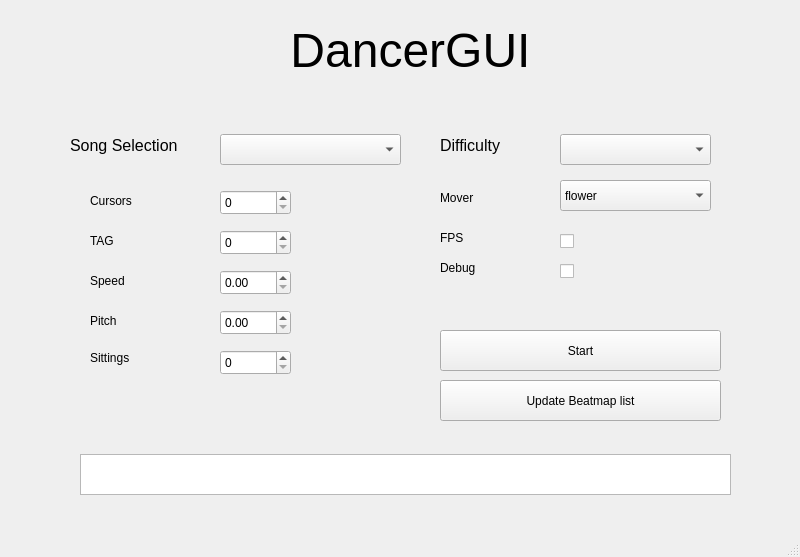
<?xml version="1.0" encoding="UTF-8"?>
<ui version="4.0">
 <class>MainWindow</class>
 <widget class="QMainWindow" name="MainWindow">
  <property name="geometry">
   <rect>
    <x>0</x>
    <y>0</y>
    <width>800</width>
    <height>557</height>
   </rect>
  </property>
  <property name="maximumSize">
   <size>
    <width>800</width>
    <height>600</height>
   </size>
  </property>
  <property name="windowTitle">
   <string>DancerGUI</string>
  </property>
  <widget class="QWidget" name="centralwidget">
   <widget class="QComboBox" name="SongSelection">
    <property name="geometry">
     <rect>
      <x>220</x>
      <y>134</y>
      <width>181</width>
      <height>31</height>
     </rect>
    </property>
   </widget>
   <widget class="QLabel" name="songSelection">
    <property name="geometry">
     <rect>
      <x>70</x>
      <y>130</y>
      <width>141</width>
      <height>31</height>
     </rect>
    </property>
    <property name="font">
     <font>
      <pointsize>12</pointsize>
     </font>
    </property>
    <property name="text">
     <string>Song Selection</string>
    </property>
   </widget>
   <widget class="QLabel" name="songDifficulty">
    <property name="geometry">
     <rect>
      <x>440</x>
      <y>130</y>
      <width>101</width>
      <height>31</height>
     </rect>
    </property>
    <property name="font">
     <font>
      <pointsize>12</pointsize>
     </font>
    </property>
    <property name="text">
     <string>Difficulty</string>
    </property>
   </widget>
   <widget class="QComboBox" name="cSongDifficulty">
    <property name="geometry">
     <rect>
      <x>560</x>
      <y>134</y>
      <width>151</width>
      <height>31</height>
     </rect>
    </property>
   </widget>
   <widget class="QLabel" name="label_3">
    <property name="geometry">
     <rect>
      <x>210</x>
      <y>20</y>
      <width>401</width>
      <height>61</height>
     </rect>
    </property>
    <property name="font">
     <font>
      <pointsize>36</pointsize>
     </font>
    </property>
    <property name="text">
     <string>DancerGUI</string>
    </property>
    <property name="alignment">
     <set>Qt::AlignCenter</set>
    </property>
   </widget>
   <widget class="QLabel" name="label">
    <property name="geometry">
     <rect>
      <x>90</x>
      <y>190</y>
      <width>71</width>
      <height>21</height>
     </rect>
    </property>
    <property name="text">
     <string>Cursors</string>
    </property>
   </widget>
   <widget class="QSpinBox" name="cursor">
    <property name="geometry">
     <rect>
      <x>220</x>
      <y>190</y>
      <width>71</width>
      <height>25</height>
     </rect>
    </property>
    <property name="maximum">
     <number>2000</number>
    </property>
   </widget>
   <widget class="QLabel" name="label_2">
    <property name="geometry">
     <rect>
      <x>90</x>
      <y>230</y>
      <width>71</width>
      <height>21</height>
     </rect>
    </property>
    <property name="text">
     <string>TAG</string>
    </property>
   </widget>
   <widget class="QSpinBox" name="tag">
    <property name="geometry">
     <rect>
      <x>220</x>
      <y>230</y>
      <width>71</width>
      <height>25</height>
     </rect>
    </property>
    <property name="maximum">
     <number>2000</number>
    </property>
   </widget>
   <widget class="QLabel" name="label_4">
    <property name="geometry">
     <rect>
      <x>90</x>
      <y>270</y>
      <width>71</width>
      <height>21</height>
     </rect>
    </property>
    <property name="text">
     <string>Speed</string>
    </property>
   </widget>
   <widget class="QDoubleSpinBox" name="speed">
    <property name="geometry">
     <rect>
      <x>220</x>
      <y>270</y>
      <width>71</width>
      <height>25</height>
     </rect>
    </property>
    <property name="maximum">
     <double>2000.000000000000000</double>
    </property>
   </widget>
   <widget class="QLabel" name="label_5">
    <property name="geometry">
     <rect>
      <x>90</x>
      <y>310</y>
      <width>71</width>
      <height>21</height>
     </rect>
    </property>
    <property name="text">
     <string>Pitch</string>
    </property>
   </widget>
   <widget class="QDoubleSpinBox" name="pitch">
    <property name="geometry">
     <rect>
      <x>220</x>
      <y>310</y>
      <width>71</width>
      <height>25</height>
     </rect>
    </property>
    <property name="maximum">
     <double>2000.000000000000000</double>
    </property>
   </widget>
   <widget class="QLabel" name="label_6">
    <property name="geometry">
     <rect>
      <x>440</x>
      <y>190</y>
      <width>55</width>
      <height>16</height>
     </rect>
    </property>
    <property name="text">
     <string>Mover</string>
    </property>
   </widget>
   <widget class="QComboBox" name="mover">
    <property name="geometry">
     <rect>
      <x>560</x>
      <y>180</y>
      <width>151</width>
      <height>31</height>
     </rect>
    </property>
    <item>
     <property name="text">
      <string>flower</string>
     </property>
    </item>
    <item>
     <property name="text">
      <string>lineral</string>
     </property>
    </item>
    <item>
     <property name="text">
      <string>bezier</string>
     </property>
    </item>
    <item>
     <property name="text">
      <string>circular</string>
     </property>
    </item>
    <item>
     <property name="text">
      <string>aggresive</string>
     </property>
    </item>
   </widget>
   <widget class="QLabel" name="label_7">
    <property name="geometry">
     <rect>
      <x>90</x>
      <y>350</y>
      <width>55</width>
      <height>16</height>
     </rect>
    </property>
    <property name="text">
     <string>Sittings</string>
    </property>
   </widget>
   <widget class="QSpinBox" name="sittings">
    <property name="geometry">
     <rect>
      <x>220</x>
      <y>350</y>
      <width>71</width>
      <height>25</height>
     </rect>
    </property>
    <property name="maximum">
     <number>2000</number>
    </property>
   </widget>
   <widget class="QLabel" name="label_8">
    <property name="geometry">
     <rect>
      <x>440</x>
      <y>230</y>
      <width>55</width>
      <height>16</height>
     </rect>
    </property>
    <property name="text">
     <string>FPS</string>
    </property>
   </widget>
   <widget class="QCheckBox" name="fps">
    <property name="geometry">
     <rect>
      <x>560</x>
      <y>230</y>
      <width>83</width>
      <height>22</height>
     </rect>
    </property>
    <property name="text">
     <string/>
    </property>
   </widget>
   <widget class="QLabel" name="label_9">
    <property name="geometry">
     <rect>
      <x>440</x>
      <y>260</y>
      <width>55</width>
      <height>16</height>
     </rect>
    </property>
    <property name="text">
     <string>Debug</string>
    </property>
   </widget>
   <widget class="QCheckBox" name="debug">
    <property name="geometry">
     <rect>
      <x>560</x>
      <y>260</y>
      <width>83</width>
      <height>22</height>
     </rect>
    </property>
    <property name="text">
     <string/>
    </property>
   </widget>
   <widget class="QPushButton" name="start">
    <property name="geometry">
     <rect>
      <x>440</x>
      <y>330</y>
      <width>281</width>
      <height>41</height>
     </rect>
    </property>
    <property name="text">
     <string>Start</string>
    </property>
   </widget>
   <widget class="QTextEdit" name="command">
    <property name="geometry">
     <rect>
      <x>80</x>
      <y>454</y>
      <width>651</width>
      <height>41</height>
     </rect>
    </property>
    <property name="readOnly">
     <bool>true</bool>
    </property>
   </widget>
   <widget class="QPushButton" name="update">
    <property name="geometry">
     <rect>
      <x>440</x>
      <y>380</y>
      <width>281</width>
      <height>41</height>
     </rect>
    </property>
    <property name="text">
     <string>Update Beatmap list</string>
    </property>
   </widget>
  </widget>
  <widget class="QStatusBar" name="statusbar"/>
 </widget>
 <resources/>
 <connections/>
</ui>
